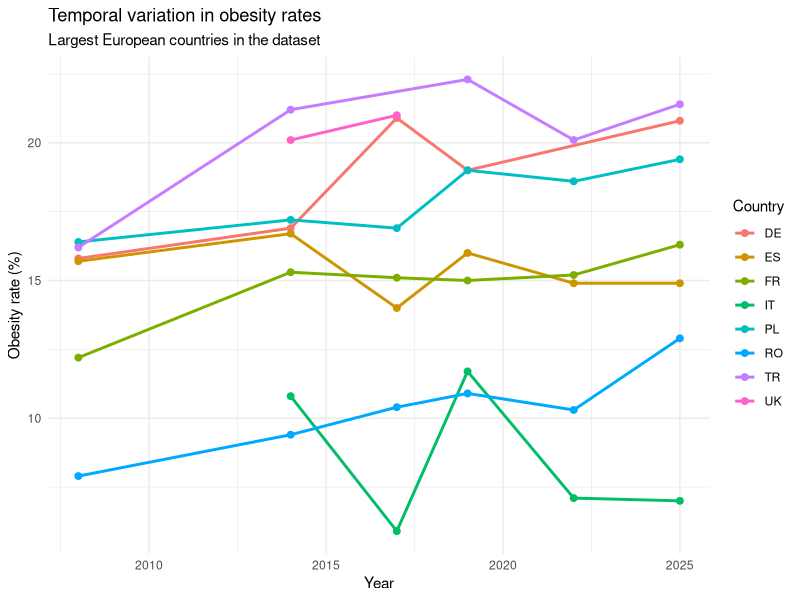
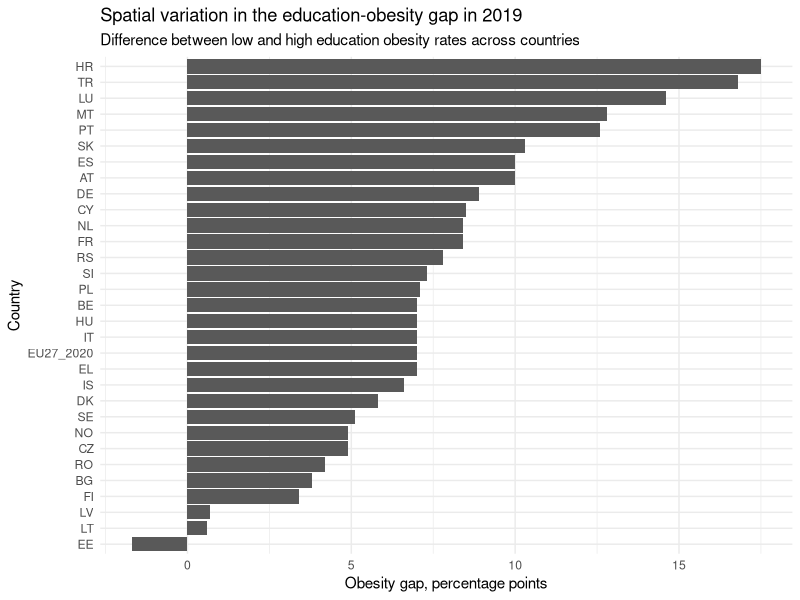

Write R code to recreate these figures, in order.
## ---- chunk 1
knitr::opts_chunk$set(message = FALSE, warning = FALSE, collapse = TRUE, comment = "#>")
library(tidyverse)
## ---- chunk 2

# Load the saved datasets from our repository
bmi_edu <- read_csv("data/bmi_edu.csv")
obesity_trend <- read_csv("data/obesity_trend.csv")

## ---- chunk 3
head(bmi_edu)
head(obesity_trend)
## ---- chunk 4
variables <- tribble(
  ~Variable,     ~Type,        ~Dataset,   ~Meaning,
  "freq",        "character",  "both",     "data frequency (A = annual)",
  "unit",        "character",  "both",     "unit of measurement (PC = percentage)",
  "bmi",         "character",  "both",     "BMI category (e.g. overweight, obese)",
  "isced11",     "character",  "bmi_edu",  "education level (ISCED 2011 group)",
  "sex",         "character",  "bmi_edu",  "sex (M, F, T = total)",
  "age",         "character",  "bmi_edu",  "age group",
  "geo",         "character",  "both",     "country (Eurostat code)",
  "TIME_PERIOD", "numeric",    "both",     "survey year",
  "values",      "numeric",    "both",     "share of people in that category"
)

knitr::kable(variables, caption = "Variables in the two datasets.")
## ---- chunk 5
bmi_edu_clean <- bmi_edu %>%
  filter(
    bmi == "BMI_GE30",                        # Keep only Obese rows
    isced11 %in% c("ED0-2", "ED3_4", "ED5-8"), # Separate the 3 education groups
    sex == "T",                              # Combined sexes
    age == "TOTAL"                          # Combined adult age group
  ) %>%
  select(geo, TIME_PERIOD, isced11, bmi_value = values) %>%
  drop_na(bmi_value)
  
## ---- chunk 6

obesity_trend_clean <- obesity_trend %>%
  filter(
    bmi == "BMI_GE30" # Keep only Obese rows since that's what we are comparing
  ) %>%
  select(geo, TIME_PERIOD, trend_value = values) %>%
  drop_na(trend_value)
## ---- chunk 7
combined_dataset <- inner_join(bmi_edu_clean, obesity_trend_clean, by = c("geo", "TIME_PERIOD"))
## ---- chunk 8
# Create Variable 1: Human-readable education levels
bmi_edu_with_var1 <- combined_dataset %>%
  mutate(
    edu_level = case_when(
      isced11 == "ED0-2" ~ "Low Education",
      isced11 == "ED3_4" ~ "Medium Education",
      isced11 == "ED5-8" ~ "High Education"
    )
  )
## ---- chunk 9
# Reshaping before subtracting
gap_data <- bmi_edu_with_var1 %>%
  # 1. Isolate the columns we need
  select(geo, TIME_PERIOD, edu_level, bmi_value) %>%
  
  # 2.Flip the rows into columns
  pivot_wider(
    names_from = edu_level, 
    values_from = bmi_value
  )
## ---- chunk 10

# Create Variable 2: Calculate the obesity inequality gap
final_gap_data <- gap_data %>%
  mutate(
    obesity_gap = `Low Education` - `High Education`
  )
## ---- chunk 11
# First I make a vector of the landcodes of the countries in Europe with the largest population, because using every country from the datasets will make the visualisation really chaotic.
largest_european_countries <- c("RU", "TR", "DE", "UK", "FR", "IT", "ES", "UA", "PL", "RO")
# RU:Russia, TR:Turkey, DE:Germany, UK:UnitedKingdom, FR:France, IT:Italy, ES:Spain, UA:Ukraine, PL:Poland, RO:Romania

# The following code only selects the countries that are ACTUALLY in the dataset. So now if Russia, for example, is not in the dataset, R does not crash.
selected_countries <- largest_european_countries[
  largest_european_countries %in% obesity_trend_clean$geo
]

# This line shows the countries that are selected.
selected_countries

obesity_trend_clean %>% 
  filter(geo %in% selected_countries) %>% 
  ggplot(aes(x = TIME_PERIOD, y = trend_value, color = geo, group = geo)) +
  geom_line(linewidth = 1) +
  geom_point(size = 2) +
    labs(
      title = "Temporal variation in obesity rates",
      subtitle = "Largest European countries in the dataset",
      x = "Year",
      y = "Obesity rate (%)",
      color = "Country"
    ) +
    theme_minimal()
# line 185: we can not use final_gap_data because otherwise we do not have the required periods since this only has 2014 and 2019, that is why I used obesity_trend_clean because now we have more than enough periods.
# Line 186: This filters only the selected countries from the dataset
# Line 187: this plots the obesity over time, x is the years on the x-axis, y is the obesity rate on the y-axis, color equals geo gives every country a different color, and group=geo connects all the lines.
# Lines 188-197: the codes show how the lines are shown for example the width etc, it also creates the titles and the info of everything that is shown in the visualisation.
  
## ---- chunk 12
latest_year <- max(final_gap_data$TIME_PERIOD, na.rm = TRUE)

final_gap_data %>%
  filter(TIME_PERIOD == latest_year) %>%
  ggplot(aes(x = reorder(geo, obesity_gap), y = obesity_gap)) +
  geom_col() +
  coord_flip() +
  labs(
    title = paste("Spatial variation in the education-obesity gap in", latest_year),
    subtitle = "Difference between low and high education obesity rates across countries",
    x = "Country",
    y = "Obesity gap, percentage points"
  ) +
  theme_minimal()

# Line 208 selects the last year that we are able to use
# Line 211 filters out everything except the last year
# Line 212-221: creates the plot geom_col makes the bar plot, coord_flip flips the plot so it is nicer to read.The last few lines create the titles and labels.
## ---- chunk 13
